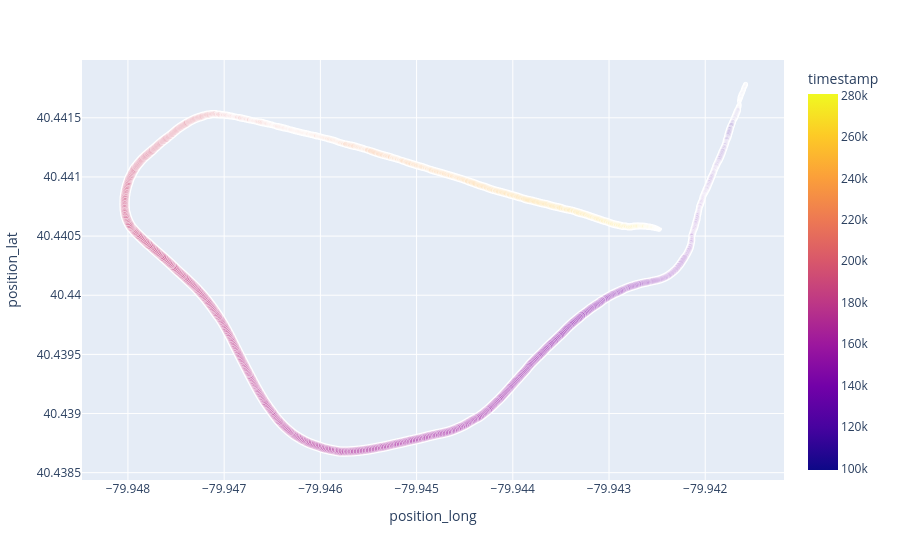

This figure's notebook cell:
### Code cell
px.scatter(gps_data, x='position_long', y='position_lat', color='timestamp', size='enhanced_speed', size_max=10)

### Figure 1 — Plotly figure (JSON) as saved in the notebook; plotly's stock layout.template omitted (floating-point values rounded to 4 significant figures; data arrays with more than 128 entries replaced by an {"elided": "..."} marker saying what was removed)
{"data": [{"hovertemplate": "position_long=%{x}<br>position_lat=%{y}<br>enhanced_speed=%{marker.size}<br>timestamp=%{marker.color}<extra></extra>", "legendgroup": "", "marker": {"color": {"elided": "1816 int values"}, "coloraxis": "coloraxis", "size": {"elided": "1816 float values"}, "sizemode": "area", "sizeref": 0.1468, "symbol": "circle"}, "mode": "markers", "name": "", "showlegend": false, "type": "scattergl", "x": {"elided": "1816 float values"}, "xaxis": "x", "y": {"elided": "1816 float values"}, "yaxis": "y"}], "layout": {"coloraxis": {"colorbar": {"title": {"text": "timestamp"}}, "colorscale": [[0, "#0d0887"], [0.1111, "#46039f"], [0.2222, "#7201a8"], [0.3333, "#9c179e"], [0.4444, "#bd3786"], [0.5556, "#d8576b"], [0.6667, "#ed7953"], [0.7778, "#fb9f3a"], [0.8889, "#fdca26"], [1, "#f0f921"]]}, "legend": {"itemsizing": "constant", "tracegroupgap": 0}, "margin": {"t": 60}, "xaxis": {"anchor": "y", "domain": [0, 1], "title": {"text": "position_long"}}, "yaxis": {"anchor": "x", "domain": [0, 1], "title": {"text": "position_lat"}}}}
